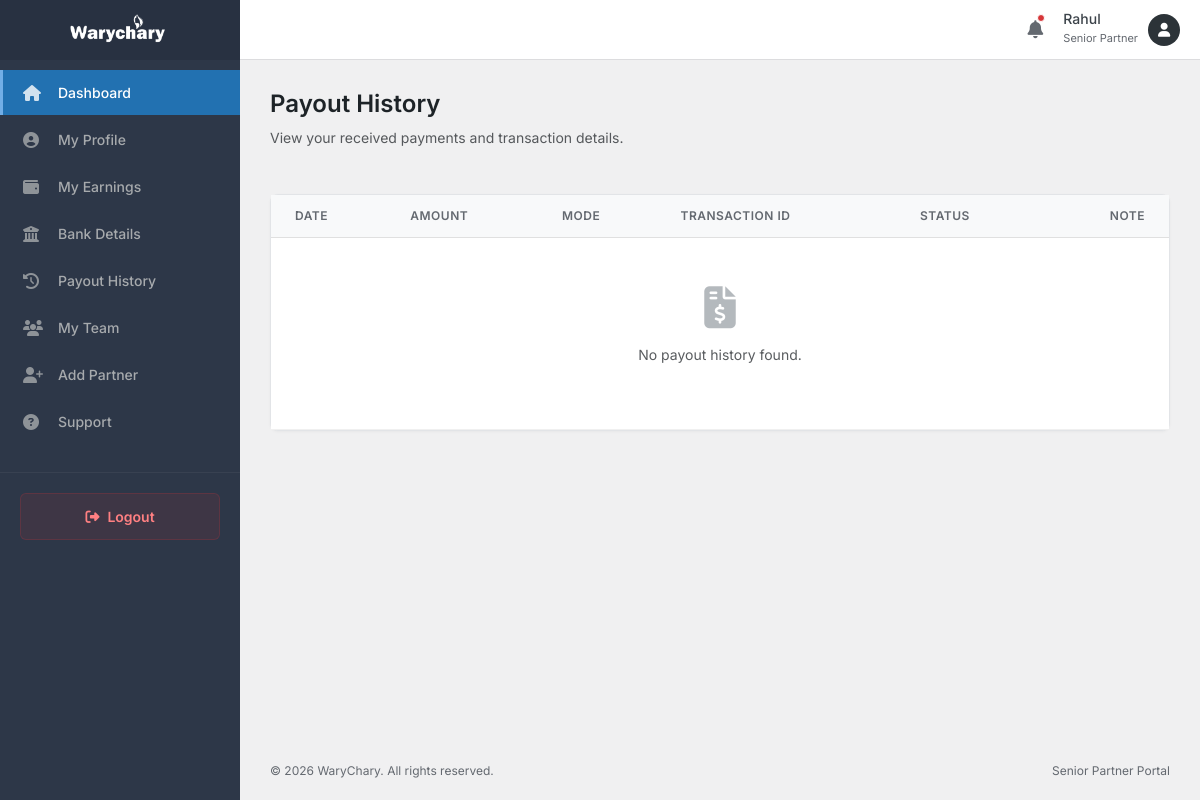
Page /sp/payout-history.php (signed in) on the earlier database version.
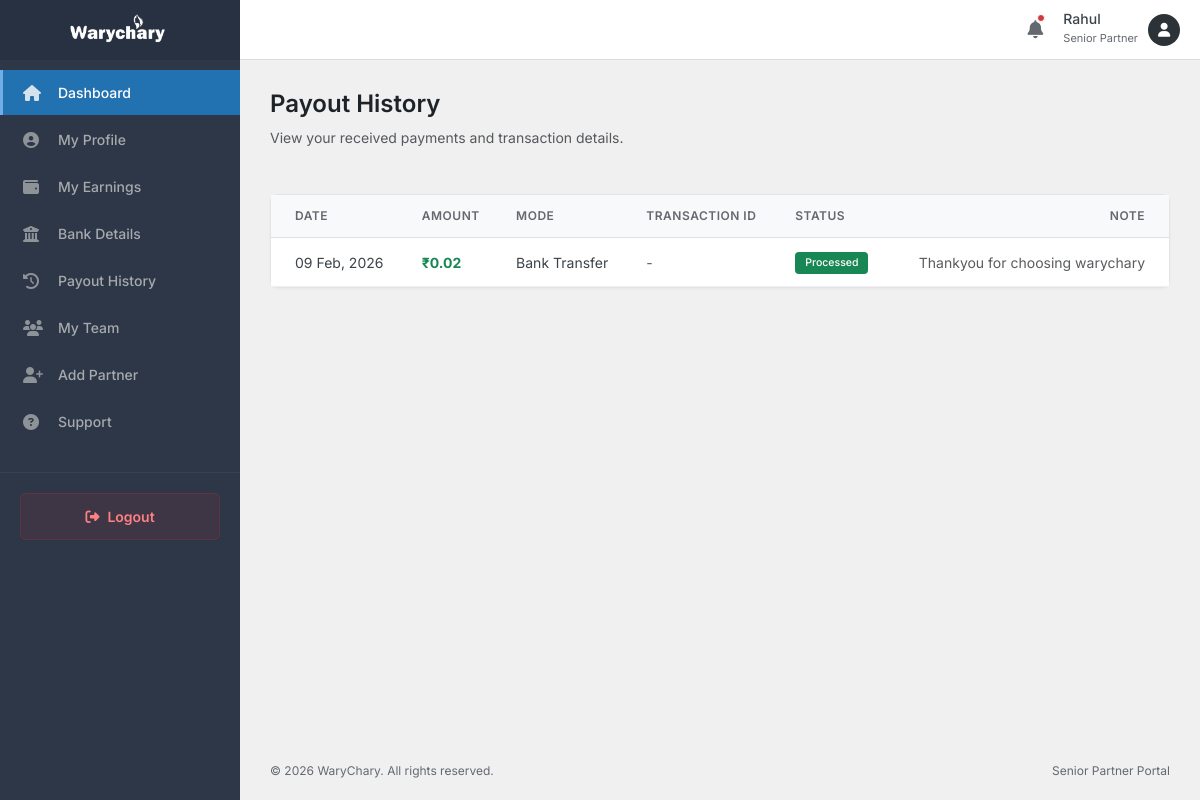
Same page on the later database version.
### tables this page shows
CREATE TABLE `payout_history` (
  `id` int(11) NOT NULL AUTO_INCREMENT,
  `user_id` int(11) NOT NULL,
  `user_type` enum('partner','senior_partner') NOT NULL,
  `amount` decimal(10,2) NOT NULL,
  `payment_mode` varchar(50) DEFAULT 'Bank Transfer',
  `transaction_id` varchar(100) DEFAULT NULL,
  `status` enum('pending','processed','failed') DEFAULT 'processed',
  `admin_note` text DEFAULT NULL,
  `created_at` timestamp NULL DEFAULT current_timestamp(),
  PRIMARY KEY (`id`),
  KEY `idx_user` (`user_id`,`user_type`)
);

### sp/payout-history.php (the view, shortened to what this page needs)
<?php
include_once __DIR__ . '/includes/header.php';
$database = new Database();
$db = $database->getConnection();
$partner_id = $_SESSION['senior_partner_id'];
$limit = 10;
$pageNum = isset($_GET['page']) ? (int)$_GET['page'] : 1;
$offset = ($pageNum - 1) * $limit;
$sql = "SELECT * FROM payout_history
        WHERE user_id = :id AND user_type = 'senior_partner'
        ORDER BY created_at DESC
        LIMIT :limit OFFSET :offset";
$stmt = $db->prepare($sql);
$stmt->bindValue(':id', $partner_id, PDO::PARAM_INT);
$stmt->bindValue(':limit', $limit, PDO::PARAM_INT);
$stmt->bindValue(':offset', $offset, PDO::PARAM_INT);
$stmt->execute();
$payouts = $stmt->fetchAll(PDO::FETCH_ASSOC);
?>
<div class="page-header">
    <div class="header-title">
        <h1 class="page-title">Payout History</h1>
        <p class="text-muted">View your received payments and transaction details.</p>
    </div>
</div>
<div class="card">
    <div class="card-body p-0">
        <div class="table-responsive">
            <table class="table table-hover align-middle mb-0">
                <thead class="bg-light">
                    <tr>
                        <th class="ps-4">Date</th>
                        <th>Amount</th>
                        <th>Mode</th>
                        <th>Transaction ID</th>
                        <th>Status</th>
                        <th class="text-end pe-4">Note</th>
                    </tr>
                </thead>
                <tbody>
                    <?php if (count($payouts) > 0): ?>
                        <?php foreach ($payouts as $p): ?>
                            <tr>
                                <td class="ps-4"><?php echo date('d M, Y', strtotime($p['created_at'])); ?></td>
                                <td class="fw-bold text-success">₹<?php echo number_format($p['amount'], 2); ?></td>
                                <td><?php echo htmlspecialchars($p['payment_mode']); ?></td>
                                <td>
                                    <?php if (!empty($p['transaction_id'])): ?>
                                        <span class="text-muted text-uppercase"><?php echo htmlspecialchars($p['transaction_id']); ?></span>
                                    <?php else: ?>
                                        <span class="text-muted">-</span>
                                    <?php endif; ?>
                                </td>
                                <td>
                                    <?php
                                    $statusClass = match($p['status']) {
                                        'processed' => 'bg-success',
                                        'pending' => 'bg-warning',
                                        'failed' => 'bg-danger',
                                        default => 'bg-secondary'
                                    };
                                    ?>
                                    <span class="badge <?php echo $statusClass; ?>"><?php echo ucfirst($p['status']); ?></span>
                                </td>
                                <td class="text-end pe-4 text-muted small">
                                    <?php echo htmlspecialchars($p['admin_note']); ?>
                                </td>
                            </tr>
                        <?php endforeach; ?>
                    <?php else: ?>
                        <tr>
                            <td colspan="6" class="text-center py-5 text-muted">
                                <i class="fas fa-file-invoice-dollar fa-3x mb-3 text-secondary opacity-50"></i>
                                <p>No payout history found.</p>
                            </td>
                        </tr>
                    <?php endif; ?>
                </tbody>
            </table>
        </div>
    </div>
</div>
<?php include_once __DIR__ . '/includes/footer.php'; ?>

Differences in the rows shown:
added payout_history: created_at "09 Feb, 2026", amount "0.02", payment_mode "Bank Transfer", status "Processed", admin_note "Thankyou for choosing warychary"
Other differences:
text no longer shown: "No payout history found."
